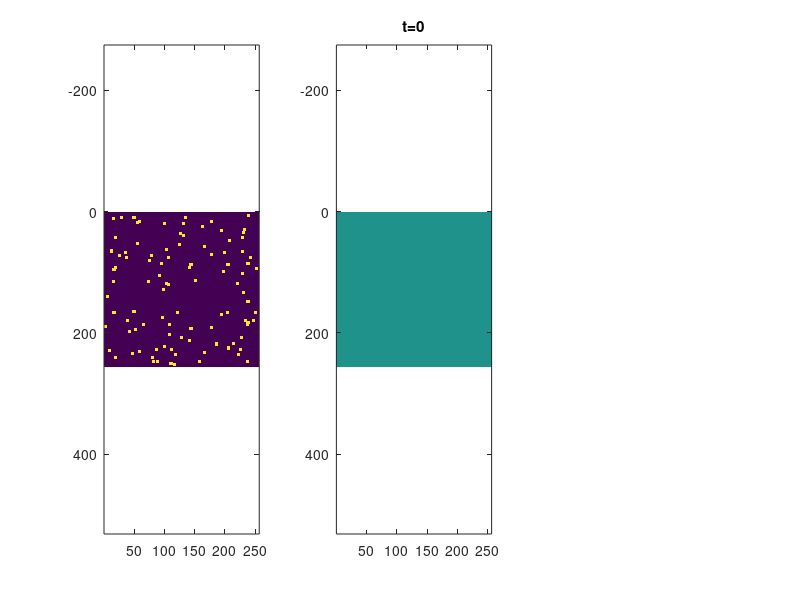

Reproduce this figure in MATLAB. (Note: this script raises an error after producing the figure.)
%gray_scott_test.m
%Add colors via three components of chemical
clc;
clear all;
close all;

%% Parameters
n=256; %Size of grid
m=256; %Size of grid 2
plot_many=25;

n_its=100; %Starting points
sizles=5; %Size of starting points
mode=3;
%Rates
if mode==1 %Stripes
    f=0.055; %Rate of process that feeds U and drains V and P
    k=0.063; %Conversion rate of V to P
elseif mode==2 %Dots and Stripes
    f=0.06; %Rate of process that feeds U and drains V and P
    k=0.065; %Conversion rate of V to P
elseif mode==3 %Dots and Stripes
    f=0.03; %Rate of process that feeds U and drains V and P
    k=0.065; %Conversion rate of V to P
elseif mode==4 %Explosions
    f=0.018; %Rate of process that feeds U and drains V and P
    k=0.051; %Conversion rate of V to P
elseif mode==5 %Inverse Dots
    f=0.026; %Rate of process that feeds U and drains V and P
    k=0.053; %Conversion rate of V to P
elseif mode==6 %Explore new modes
    f=0.040; %Rate of process that feeds U and drains V and P
    k=0.060; %Conversion rate of V to P
end

r_u=1; %Diffusion rate u
r_v=0.5; %Diffusion rate v
dt=0.25;
dx=1;

its=100000; %Iterations

%% Setup
U=ones(n,m);
V=zeros(n,m);
for i=1:n_its
    init=ceil(rand(1,2).*[n-sizles,m-sizles]);
    V(init(1)+(0:sizles-1),init(2)+(0:sizles-1))=1;
end

subplot(1,3,1)
imagesc(V);
axis equal;
axis tight;
subplot(1,3,2)
imagesc(U);
axis equal;
axis tight;
title('t=0');
%caxis([0,1]);
%colorbar()
drawnow;
for i=1:its

    ddU=laplace(U,dx);
    ddV=laplace(V,dx);
    
    dU=r_u*ddU-U.*V.^2+f*(1-U);
    dV=r_v*ddV+U.*V.^2-(f+k)*V;
    
    U=(U+dU*dt);
    V=(V+dV*dt);
    
    if mod(i,plot_many)==0
        subplot(1,3,1)
        imagesc(V);
        axis equal;
        axis tight;
        subplot(1,3,2)
        imagesc(U);
        axis equal;
        axis tight;
        title(['t=' num2str(i)]);
        subplot(1,3,3)
        imagesc(1-U-V);
        axis equal;
        axis tight;
        %caxis([0,1]);
        %colorbar()
        drawnow;
    end
end